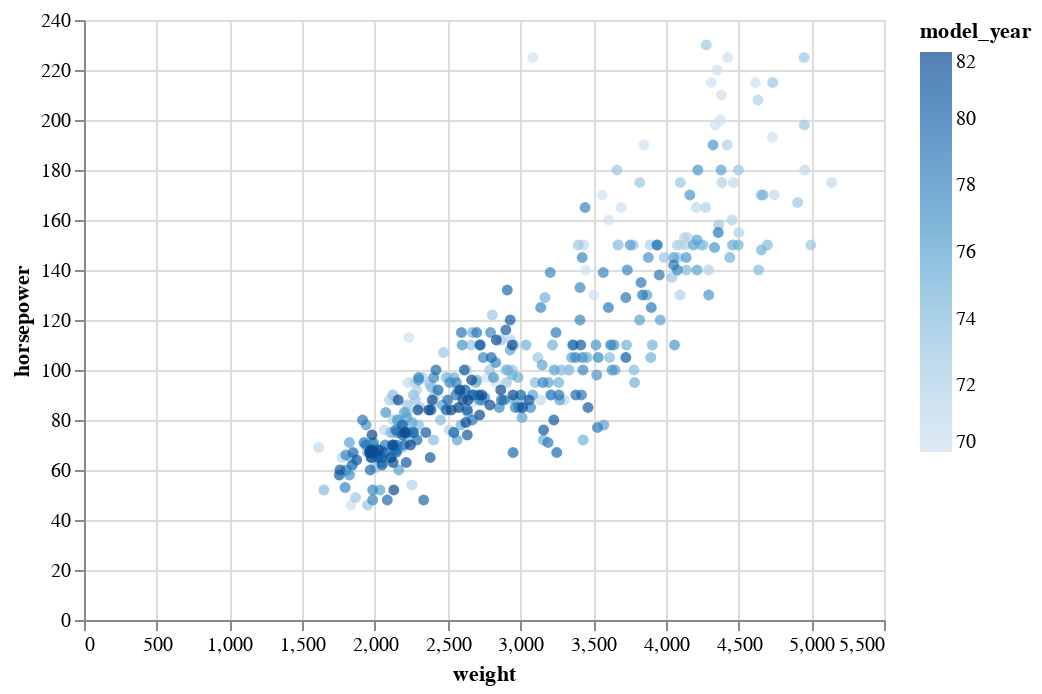

Notebook code cell kept with this figure:
### Markdown cell above
Here is the default coloring used when we encode the "model_year" column in the color channel.

### Code cell
# syntax will seem weird at first
alt.Chart(df).mark_circle().encode(
    x="weight",
    y="horsepower",
    color="model_year",
    tooltip=["name", "weight", "horsepower"]
)

### Figure 1 — Vega-Lite specification as saved in the notebook (floating-point values rounded to 4 significant figures; data arrays with more than 128 entries replaced by an {"elided": "..."} marker saying what was removed)
{"config": {"view": {"continuousWidth": 400, "continuousHeight": 300}}, "data": {"name": "data-f1198cc0481ad698d7dc4699e0a3efa7"}, "mark": "circle", "encoding": {"color": {"field": "model_year", "type": "quantitative"}, "tooltip": [{"field": "name", "type": "nominal"}, {"field": "weight", "type": "quantitative"}, {"field": "horsepower", "type": "quantitative"}], "x": {"field": "weight", "type": "quantitative"}, "y": {"field": "horsepower", "type": "quantitative"}}, "$schema": "https://vega.github.io/schema/vega-lite/v4.17.0.json", "datasets": {"data-f1198cc0481ad698d7dc4699e0a3efa7": {"elided": "398 records"}}}
